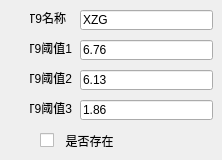
      <widget class="QWidget" name="tab9_S">
       <attribute name="title">
        <string>试剂条9</string>
       </attribute>
       <widget class="QLabel" name="CH9_label4_S">
        <property name="geometry">
         <rect>
          <x>30</x>
          <y>100</y>
          <width>42</width>
          <height>16</height>
         </rect>
        </property>
        <property name="text">
         <string>T9阈值3</string>
        </property>
        <property name="alignment">
         <set>Qt::AlignRight|Qt::AlignTrailing|Qt::AlignVCenter</set>
        </property>
       </widget>
       <widget class="QCheckBox" name="CheckBox9_S">
        <property name="geometry">
         <rect>
          <x>40</x>
          <y>130</y>
          <width>101</width>
          <height>21</height>
         </rect>
        </property>
        <property name="text">
         <string>  是否存在</string>
        </property>
       </widget>
       <widget class="QLabel" name="CH9_label2_S">
        <property name="geometry">
         <rect>
          <x>30</x>
          <y>40</y>
          <width>42</width>
          <height>16</height>
         </rect>
        </property>
        <property name="text">
         <string>T9阈值1</string>
        </property>
        <property name="alignment">
         <set>Qt::AlignRight|Qt::AlignTrailing|Qt::AlignVCenter</set>
        </property>
       </widget>
       <widget class="QLineEdit" name="CH9_name_S">
        <property name="geometry">
         <rect>
          <x>80</x>
          <y>10</y>
          <width>133</width>
          <height>20</height>
         </rect>
        </property>
        <property name="text">
         <string>XZG</string>
        </property>
       </widget>
       <widget class="QLineEdit" name="CH9_threshold3_S">
        <property name="geometry">
         <rect>
          <x>80</x>
          <y>100</y>
          <width>133</width>
          <height>20</height>
         </rect>
        </property>
        <property name="text">
         <string>1.86</string>
        </property>
       </widget>
       <widget class="QLabel" name="CH9_label1_S">
        <property name="geometry">
         <rect>
          <x>30</x>
          <y>10</y>
          <width>36</width>
          <height>16</height>
         </rect>
        </property>
        <property name="text">
         <string>T9名称</string>
        </property>
        <property name="alignment">
         <set>Qt::AlignRight|Qt::AlignTrailing|Qt::AlignVCenter</set>
        </property>
       </widget>
       <widget class="QLineEdit" name="CH9_threshold1_S">
        <property name="geometry">
         <rect>
          <x>80</x>
          <y>40</y>
          <width>133</width>
          <height>20</height>
         </rect>
        </property>
        <property name="text">
         <string>6.76</string>
        </property>
       </widget>
       <widget class="QLabel" name="CH9_label3_S">
        <property name="geometry">
         <rect>
          <x>30</x>
          <y>70</y>
          <width>42</width>
          <height>16</height>
         </rect>
        </property>
        <property name="text">
         <string>T9阈值2</string>
        </property>
        <property name="alignment">
         <set>Qt::AlignRight|Qt::AlignTrailing|Qt::AlignVCenter</set>
        </property>
       </widget>
       <widget class="QLineEdit" name="CH9_threshold2_S">
        <property name="geometry">
         <rect>
          <x>80</x>
          <y>70</y>
          <width>133</width>
          <height>20</height>
         </rect>
        </property>
        <property name="text">
         <string>6.13</string>
        </property>
       </widget>
      </widget>
